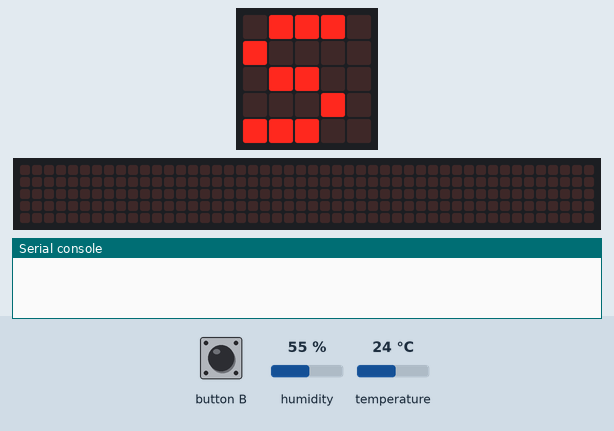
Recording of a program running on a simulated BBC micro:bit running MicroPython. Shown: the board's 5×5 LED display, a strip that is not on the board, showing the scrolling text unrolled, the last lines printed to the serial console. The inputs (shaded band) are chosen by the test bench; at power-on: humidity 55 %, temperature 24 °C. The 48×5 strip is a reading aid, not a part: it shows the text the display is scrolling, unrolled, one strip-width of it at a time.

Above: at 1.2 s.
1.3 s: button B pressed for 0.15 s
At 3.41 s:
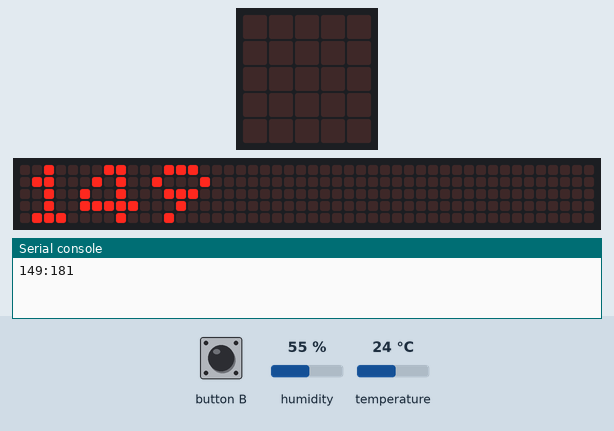
4.4 s: button B pressed for 1 s
6.0 s: humidity set to 68 %
At 7.2 s:
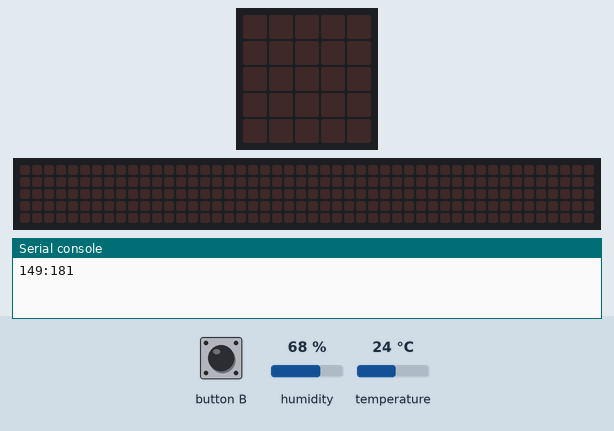
At 8.56 s:
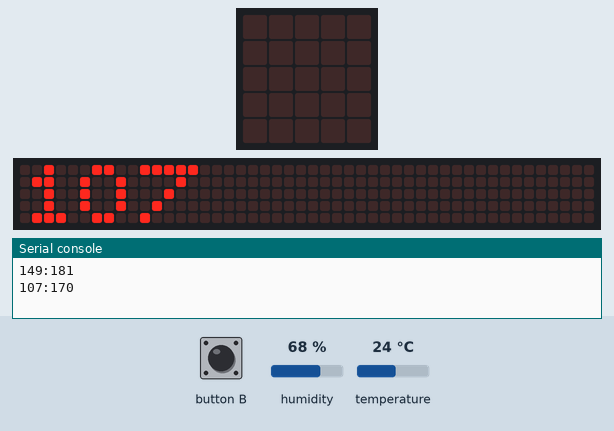
Timing chart, 0 to 10.1 s (numbered marks = the images above; inputs shaded):
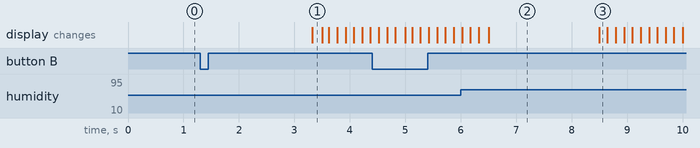

The program:

dht11_microbit.py
```python
from microbit import *

def DHT_query(data):
    humidity_high_bit = data[0:8]
    humidity_low_bit = data[8:16]
    temperature_high_bit = data[16:24]
    temperature_low_bit = data[24:32]
    check_bit = data[32:40]

    humi = 0
    humi_point = 0
    temp = 0
    temp_point = 0
    check = 0

    for i in range(8):
        humi += humidity_high_bit[i]*2**(7-i)
        humi_point += humidity_low_bit[i]*2**(7-i)
        temp += temperature_high_bit[i]*2**(7-i)
        temp_point += temperature_low_bit[i]*2**(7-i)
        check += check_bit[i]*2**(7-i)
    return humi, temp

def DHT11_init(pin):

    #MCU control info
    pin.write_digital(1)
    sleep(2000)
    pin.write_digital(0)
    sleep(18)
    pin.write_digital(1)
    sleep(0.04)

    data = []
    for i in range(0,40):
        data.append(pin.read_digital())

    return data


uart.init(115200)
pin8.set_pull(pin8.PULL_UP)
display.show('S')
while True:

    if button_b.was_pressed():
        data = DHT11_init(pin8)
        humi, temp = DHT_query(data)

        uart.write(str(humi)+':'+ str(temp)+'\n\r')
        display.scroll(str(humi))
```

Measured:
- after the input at 1.3 s, the display: changes after 2.0 s (image 1)
- what the display in image 2 shows lasts 2.0 s, from 6.5 s to 8.5 s
